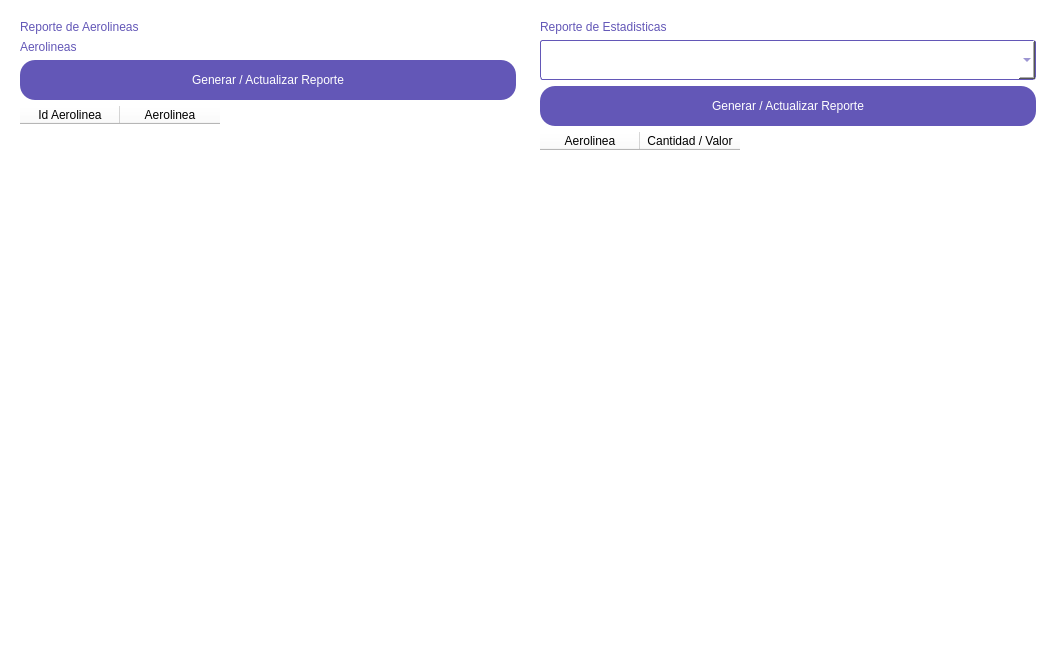
<?xml version="1.0" encoding="UTF-8"?>
<ui version="4.0">
 <class>Form</class>
 <widget class="QWidget" name="Form">
  <property name="geometry">
   <rect>
    <x>0</x>
    <y>0</y>
    <width>1056</width>
    <height>647</height>
   </rect>
  </property>
  <property name="windowTitle">
   <string>Form</string>
  </property>
  <property name="styleSheet">
   <string notr="true">QWidget
{
    background-color: white;
    border-radius: 20px;
}

QPushButton
{
    color: white;
    background-color: #6357B7;
    border-radius: 15px;
    font: 14pt &quot;Bahnschrift&quot;;
}

QPushButton:Pressed
{
    background-color: #C397E4;
}

QPushButton:disabled
{
    color: #6357B7;
    background-color: white;
    border-radius: 0px;
}

QLineEdit
{
    color: #6357B7;
    background-color: white;
    border : 2px solid #6357B7;
    border-radius: 15px;
    font: 10pt &quot;Bahnschrift&quot;;
    border: 1px solid #6357B7;
    padding: 10px;
}

QLabel
{
    background-color: transparent;
    color: #6357B7;
    font: 12pt &quot;Bahnschrift&quot;;
}

QComboBox
{
    border: 1px solid #6357B7;
    border-radius: 3px;
    padding: 1px 18px 1px 3px;
    min-width: 6em;
	color: #6357B7;
    font: 12pt &quot;Bahnschrift&quot;;
}

QTextEdit
{
    color: #6357B7;
    background-color: white;
    border : 2px solid #6357B7;
    border-radius: 15px;
    font: 14pt &quot;Bahnschrift&quot;;
    border: 1px solid #6357B7;
    padding: 13px;
}

QTableWidget
{
	color: #6357B7;
    font: 12pt &quot;Bahnschrift&quot;;
}</string>
  </property>
  <layout class="QHBoxLayout" name="horizontalLayout">
   <item>
    <widget class="QWidget" name="widget_2" native="true">
     <layout class="QVBoxLayout" name="verticalLayout">
      <item>
       <widget class="QLabel" name="label">
        <property name="text">
         <string>Reporte de Aerolineas</string>
        </property>
       </widget>
      </item>
      <item>
       <widget class="QLabel" name="label_2">
        <property name="text">
         <string>Aerolineas</string>
        </property>
       </widget>
      </item>
      <item>
       <widget class="QPushButton" name="pushButton">
        <property name="minimumSize">
         <size>
          <width>0</width>
          <height>40</height>
         </size>
        </property>
        <property name="text">
         <string>Generar / Actualizar Reporte</string>
        </property>
       </widget>
      </item>
      <item>
       <widget class="QTableWidget" name="tableWidget">
        <property name="alternatingRowColors">
         <bool>true</bool>
        </property>
        <property name="selectionBehavior">
         <enum>QAbstractItemView::SelectRows</enum>
        </property>
        <column>
         <property name="text">
          <string>Id Aerolinea</string>
         </property>
        </column>
        <column>
         <property name="text">
          <string>Aerolinea</string>
         </property>
        </column>
       </widget>
      </item>
     </layout>
    </widget>
   </item>
   <item>
    <widget class="QWidget" name="widget" native="true">
     <property name="minimumSize">
      <size>
       <width>500</width>
       <height>0</height>
      </size>
     </property>
     <layout class="QVBoxLayout" name="verticalLayout_2">
      <item>
       <widget class="QLabel" name="label_3">
        <property name="text">
         <string>Reporte de Estadisticas</string>
        </property>
       </widget>
      </item>
      <item>
       <widget class="QComboBox" name="comboBox">
        <property name="minimumSize">
         <size>
          <width>167</width>
          <height>40</height>
         </size>
        </property>
       </widget>
      </item>
      <item>
       <widget class="QPushButton" name="pushButton_2">
        <property name="minimumSize">
         <size>
          <width>0</width>
          <height>40</height>
         </size>
        </property>
        <property name="text">
         <string>Generar / Actualizar Reporte</string>
        </property>
       </widget>
      </item>
      <item>
       <widget class="QTableWidget" name="tableWidget_2">
        <property name="alternatingRowColors">
         <bool>true</bool>
        </property>
        <property name="selectionBehavior">
         <enum>QAbstractItemView::SelectRows</enum>
        </property>
        <column>
         <property name="text">
          <string>Aerolinea</string>
         </property>
        </column>
        <column>
         <property name="text">
          <string>Cantidad / Valor</string>
         </property>
        </column>
       </widget>
      </item>
     </layout>
    </widget>
   </item>
  </layout>
 </widget>
 <resources/>
 <connections/>
</ui>
